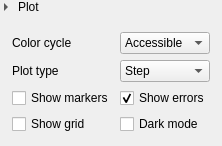
             <widget class="QWidget" name="plot_panel_frame" native="true">
              <layout class="QVBoxLayout" name="verticalLayout">
               <property name="leftMargin">
                <number>0</number>
               </property>
               <property name="topMargin">
                <number>0</number>
               </property>
               <property name="rightMargin">
                <number>0</number>
               </property>
               <property name="bottomMargin">
                <number>0</number>
               </property>
               <item>
                <layout class="QHBoxLayout" name="horizontalLayout_2">
                 <item>
                  <widget class="QToolButton" name="collapse_plot_button">
                   <property name="minimumSize">
                    <size>
                     <width>12</width>
                     <height>12</height>
                    </size>
                   </property>
                   <property name="maximumSize">
                    <size>
                     <width>12</width>
                     <height>12</height>
                    </size>
                   </property>
                   <property name="toolTip">
                    <string>Show plot panel</string>
                   </property>
                   <property name="styleSheet">
                    <string notr="true">border: none;</string>
                   </property>
                   <property name="text">
                    <string/>
                   </property>
                   <property name="arrowType">
                    <enum>Qt::RightArrow</enum>
                   </property>
                  </widget>
                 </item>
                 <item>
                  <widget class="QLabel" name="label_5">
                   <property name="text">
                    <string>Plot</string>
                   </property>
                  </widget>
                 </item>
                </layout>
               </item>
               <item>
                <widget class="QWidget" name="plot_panel" native="true">
                 <layout class="QGridLayout" name="gridLayout">
                  <property name="leftMargin">
                   <number>12</number>
                  </property>
                  <property name="topMargin">
                   <number>12</number>
                  </property>
                  <property name="rightMargin">
                   <number>12</number>
                  </property>
                  <property name="bottomMargin">
                   <number>12</number>
                  </property>
                  <item row="0" column="2">
                   <widget class="QComboBox" name="color_cycle_selector">
                    <item>
                     <property name="text">
                      <string>Accessible</string>
                     </property>
                    </item>
                    <item>
                     <property name="text">
                      <string>Spectral</string>
                     </property>
                    </item>
                    <item>
                     <property name="text">
                      <string>Tableau</string>
                     </property>
                    </item>
                   </widget>
                  </item>
                  <item row="1" column="2">
                   <widget class="QComboBox" name="plot_type_selector">
                    <item>
                     <property name="text">
                      <string>Step</string>
                     </property>
                    </item>
                    <item>
                     <property name="text">
                      <string>Line</string>
                     </property>
                    </item>
                    <item>
                     <property name="text">
                      <string>Scatter</string>
                     </property>
                    </item>
                   </widget>
                  </item>
                  <item row="1" column="1">
                   <widget class="QLabel" name="label_21">
                    <property name="text">
                     <string>Plot type</string>
                    </property>
                   </widget>
                  </item>
                  <item row="2" column="1">
                   <widget class="QCheckBox" name="marker_checkbox">
                    <property name="text">
                     <string>Show markers</string>
                    </property>
                   </widget>
                  </item>
                  <item row="0" column="1">
                   <widget class="QLabel" name="label_13">
                    <property name="text">
                     <string>Color cycle </string>
                    </property>
                   </widget>
                  </item>
                  <item row="3" column="1">
                   <widget class="QCheckBox" name="grid_checkbox">
                    <property name="text">
                     <string>Show grid</string>
                    </property>
                   </widget>
                  </item>
                  <item row="2" column="2">
                   <widget class="QCheckBox" name="error_checkbox">
                    <property name="text">
                     <string>Show errors</string>
                    </property>
                    <property name="checked">
                     <bool>true</bool>
                    </property>
                   </widget>
                  </item>
                  <item row="3" column="2">
                   <widget class="QCheckBox" name="dark_mode_checkbox">
                    <property name="text">
                     <string>Dark mode</string>
                    </property>
                   </widget>
                  </item>
                 </layout>
                </widget>
               </item>
              </layout>
             </widget>
